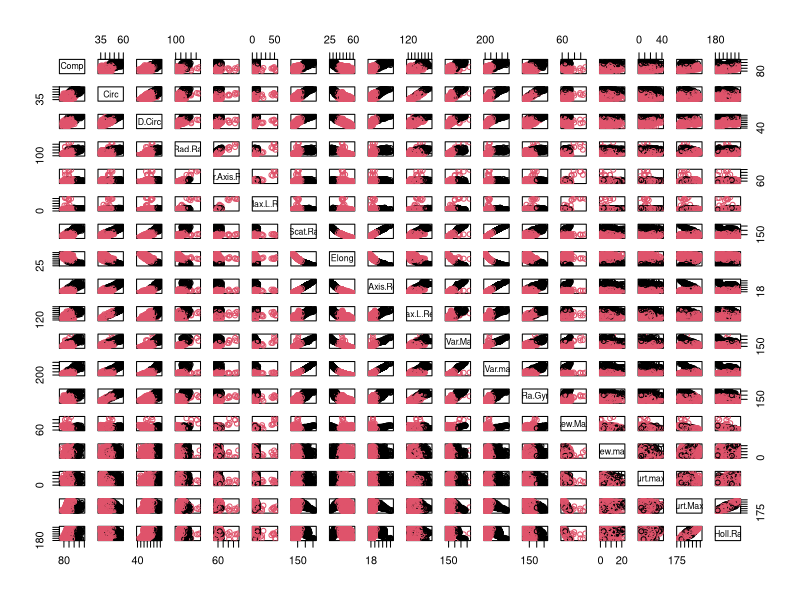

Reproduce this figure in R.
library(mlbench)
library(e1071)

data(Vehicle)


x<-Vehicle[,-19]
    

cl<-cmeans(x,2)
print(cl)

plot(x,col=cl$cluster)
cl$membership
cl$size
cl$cluster

